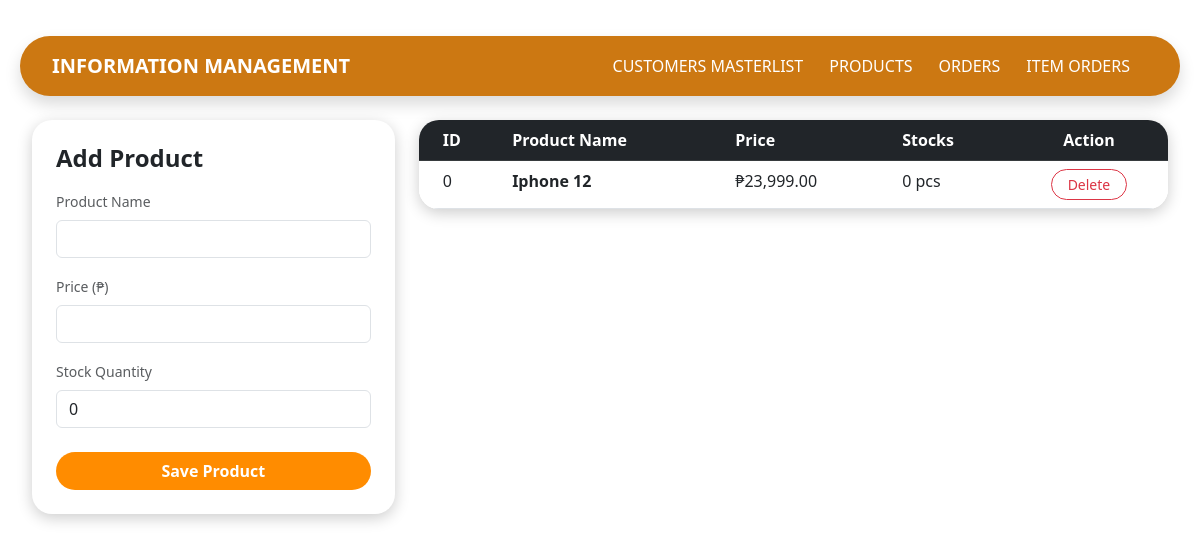
The page /product.php on the database its author committed.
### tables this page shows
CREATE TABLE `products`  (
  `product_id` int(11) NOT NULL,
  `product_name` varchar(255) NOT NULL,
  `price` decimal(10, 2) NOT NULL,
  `stock_quantity` int(11) NULL DEFAULT 0,
  PRIMARY KEY (`product_id`) USING BTREE
);

### product.php (the view, shortened to what this page needs)
<?php
require_once 'db.php';
?>
<!DOCTYPE html>
<html lang="en">
<head>
    <link href="https://cdn.jsdelivr.net/npm/bootstrap@5.3.0/dist/css/bootstrap.min.css" rel="stylesheet">
</head>
<body>
    <?php include 'header.php'; ?>
    <div class="container-fluid">
        <div class="row">
            <div class="col-md-4">
                <div class="card card-custom p-4 mb-4 bg-white">
                    <h4 class="fw-bold mb-3">Add Product</h4>
                    <form method="POST">
                        <div class="mb-3">
                            <label class="form-label small text-muted">Product Name</label>
                            <input type="text" name="p_name" class="form-control" required>
                        </div>
                        <div class="mb-3">
                            <label class="form-label small text-muted">Price (₱)</label>
                            <input type="number" step="0.01" name="p_price" class="form-control" required>
                        </div>
                        <div class="mb-3">
                            <label class="form-label small text-muted">Stock Quantity</label>
                            <input type="number" name="p_stock" class="form-control" value="0" required>
                        </div>
                        <button name="add_product" class="btn btn-orange w-100 mt-2">Save Product</button>
                    </form>
                </div>
            </div>
            <div class="col-md-8">
                <div class="card card-custom p-0 overflow-hidden">
                    <table class="table table-hover mb-0 bg-white">
                        <thead class="table-dark">
                            <tr>
                                <th class="ps-4">ID</th>
                                <th>Product Name</th>
                                <th>Price</th>
                                <th>Stocks</th>
                                <th class="text-center">Action</th>
                            </tr>
                        </thead>
                        <tbody>
                            <?php
                            $stmt = $conn->query("SELECT * FROM products ORDER BY product_id DESC");
                            while ($p = $stmt->fetch(PDO::FETCH_ASSOC)) {
                                ?>
                                <tr>
                                    <td class="ps-4"><?php echo $p['product_id']; ?></td>
                                    <td class="fw-bold"><?php echo $p['product_name']; ?></td>
                                    <td>₱<?php echo number_format($p['price'], 2); ?></td>
                                    <td><?php echo $p['stock_quantity']; ?> pcs</td>
                                    <td class="text-center">
                                        <a href="product.php?delete_id=<?php echo $p['product_id']; ?>"
                                           class="btn btn-outline-danger btn-sm rounded-pill px-3"
                                           onclick="return confirm('Sigurado ka ba?')">Delete</a>
                                    </td>
                                </tr>
                            <?php } ?>
                        </tbody>
                    </table>
                </div>
            </div>
        </div>
    </div>
</body>
</html>

### product.php (style rules this page uses)
body { background: url(bglang.jpg); padding: 20px; }
.card-custom { border-radius: 20px; border: none; box-shadow: 0 4px 15px rgba(0,0,0,0.2); }
.btn-orange { background-color: #FF8C00; color: white; border-radius: 50px; font-weight: bold; }

### rows shown on the page
products: product_id "0", product_name "Iphone 12", price "23,999.00", stock_quantity "0"
